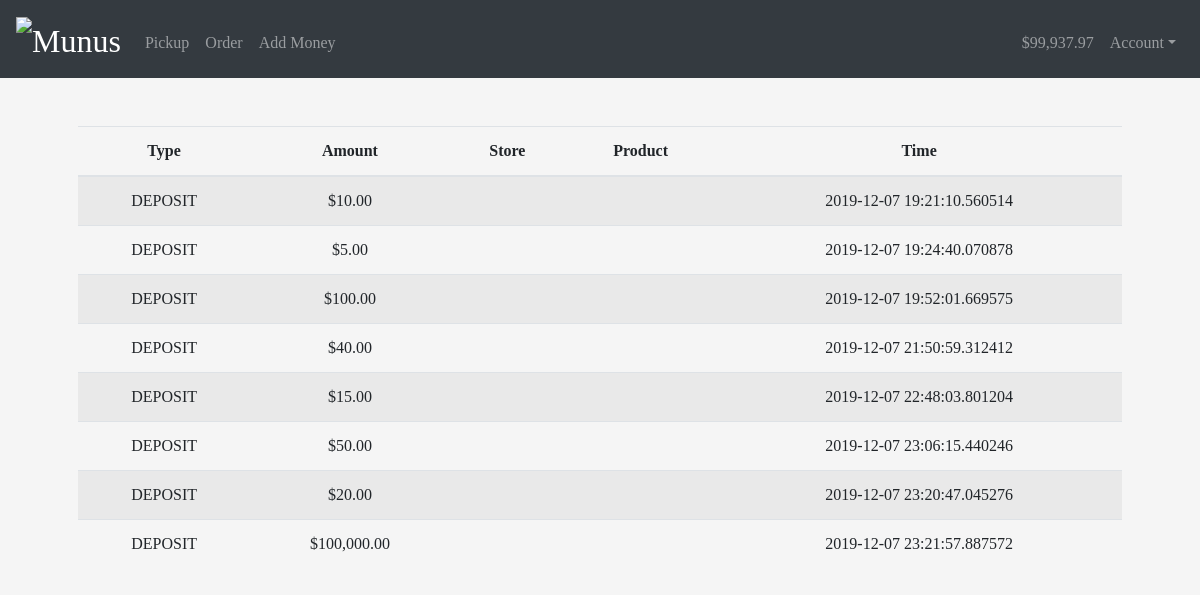
Page /history (signed in) on the committed database.
### tables this page shows
CREATE TABLE history(user_id INTEGER, type TEXT, product_id INTEGER, amount INTEGER, timestamp TIME);

### app.py (the view)
@app.route("/history")
@login_required
def history():
    statement = "SELECT type, product_id, amount, timestamp FROM history WHERE user_id={0}".format(session["user_id"])
    rows = db.execute(statement).fetchall()
    returns = []
    for row in rows:
        ret = [] # type, amt, store, productname
        ret.append(row[0].upper())
        ret.append('$'+format(row[2], ',.2f'))
        if row[0] not in ['deposit', 'withdrawal']:
            statement = "SELECT store FROM products WHERE id = {0}".format(row[1])
            ret.append(db.execute(statement).fetchone()[0])
            statement = "SELECT name FROM products WHERE id = {0}".format(row[1])
            ret.append(db.execute(statement).fetchone()[0])
        else:
            ret.append('')
            ret.append('')
        ret.append(row[3])
        returns.append(ret)
    if len(returns) == 0:
        return render_template("history.html", rows = 0, balance = session['balance'])
    return render_template("history.html", rows=returns, balance=session['balance'])

### app.py (called while the page is built)
@app.after_request
def after_request(response):
    response.headers["Cache-Control"] = "no-cache, no-store, must-revalidate"
    response.headers["Expires"] = 0
    response.headers["Pragma"] = "no-cache"
    return response

### helpers.py (called while the page is built)
def login_required(f):
    @wraps(f)
    def decorated_function(*args, **kwargs):
        if session.get("user_id") is None:
            return redirect("/login")
        return f(*args, **kwargs)
    return decorated_function

### templates/history.html (shortened to what this page needs)
{% extends "layout.html" %}
{% block main %}
{% if rows != 0 %}
      <table class="table table-striped">
          <thead>
              <tr>
                  <b><th>Type</th></b>
                  <th>Amount</th>
                  <th>Store</th>
                  <th>Product</th>
                  <th>Time</th>
              </tr>
          </thead>
          <tbody>
              {% for row in rows %}
                  <tr>
                      <td>{{row[0]}}</td>
                      <td>{{row[1]}}</td>
                      <td>{{row[2]}}</td>
                      <td>{{row[3]}}</td>
                      <td>{{row[4]}}</td>
                  </tr>
              {% endfor %}
          </tbody>
      </table>
  {% else %}
      <h3>No transaction history yet</h3>
      <h4><a href = '/order'>Let's get some orders in!</a></h4>
  {% endif %}
{% endblock %}

### static/styles.css (style rules this page uses)
body { background-color: whitesmoke; font-family: "Georgia", Times, serif; }

### rows in the picture
history: type "DEPOSIT", row "$10.00", timestamp "2019-12-07 19:21:10.560514"
history: type "DEPOSIT", amount "$5.00", timestamp "2019-12-07 19:24:40.070878"
history: type "DEPOSIT", amount "$100.00", timestamp "2019-12-07 19:52:01.669575"
history: type "DEPOSIT", amount "$40.00", timestamp "2019-12-07 21:50:59.312412"
history: type "DEPOSIT", amount "$15.00", timestamp "2019-12-07 22:48:03.801204"
history: type "DEPOSIT", amount "$50.00", timestamp "2019-12-07 23:06:15.440246"
history: type "DEPOSIT", amount "$20.00", timestamp "2019-12-07 23:20:47.045276"
history: type "DEPOSIT", amount "$100,000.00", timestamp "2019-12-07 23:21:57.887572"

### other values in the picture
{{ balance }} "$99,937.97"
